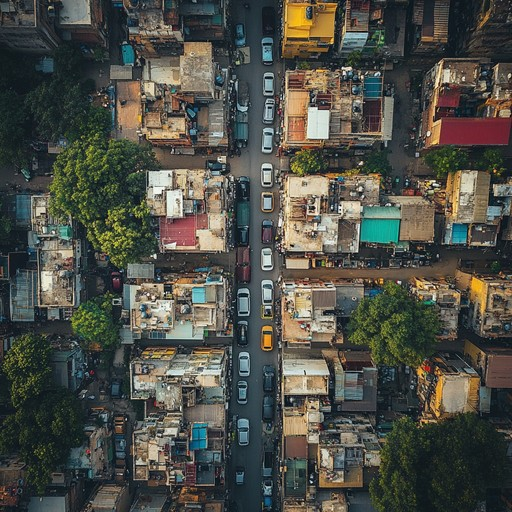
#> input picture images/aerialPhoto1.jpg.jpeg, 512 x 512 px
$ python -i boundary_detector.py   (imports and definitions only)   (older library calls are emulated)
#> lines starting #> are read from the running program, lines starting #| are printed output that depends on the picture
"""
Boundary detection and structural edge affinity module for cadastral parcels.
Combines multi-scale morphological gradients, Canny edge detection with Otsu thresholding,
and directional line segment detection to delineate crisp parcel boundaries.
"""

import cv2
import numpy as np
from typing import Tuple, Optional


class CadastralBoundaryDetector:
    def __init__(
        self,
        blur_ksize: int = 5,
        morph_ksize: int = 3,
        canny_low_ratio: float = 0.5,
        canny_high_ratio: float = 1.2
    ):
        self.blur_ksize = blur_ksize
        self.morph_ksize = morph_ksize
        self.canny_low_ratio = canny_low_ratio
        self.canny_high_ratio = canny_high_ratio

    def extract_boundary_map(self, image_rgb: np.ndarray) -> np.ndarray:
        """
        Extracts a normalized continuous boundary probability/affinity map [0.0, 1.0]
        from an aerial RGB image.
        """
        gray = cv2.cvtColor(image_rgb, cv2.COLOR_RGB2GRAY)
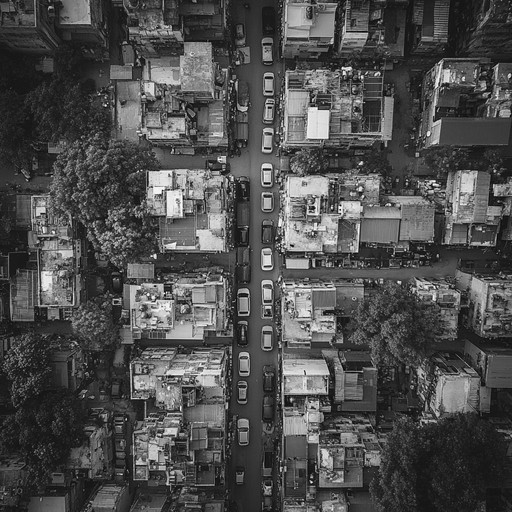
#> gray: shape (512, 512); min 0, max 255, mean 77.7

        # 1. Bilateral filtering to preserve sharp cadastral edges while smoothing roof/foliage noise
        filtered = cv2.bilateralFilter(gray, d=7, sigmaColor=50, sigmaSpace=50)
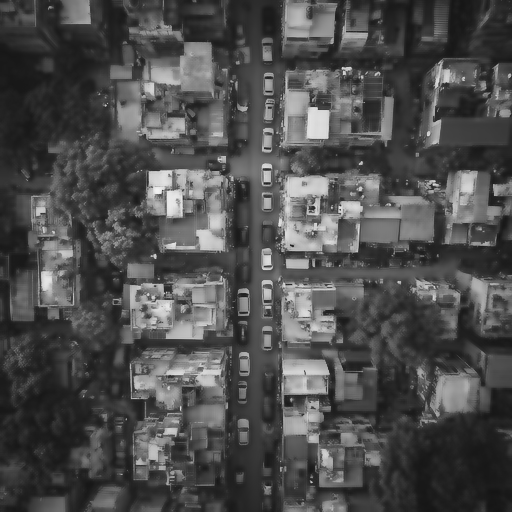
#> filtered: shape (512, 512); min 21, max 241, mean 77.4

        # 2. Multi-scale Morphological Gradient
        kernel = cv2.getStructuringElement(cv2.MORPH_RECT, (self.morph_ksize, self.morph_ksize))
        morph_grad = cv2.morphologyEx(filtered, cv2.MORPH_GRADIENT, kernel)
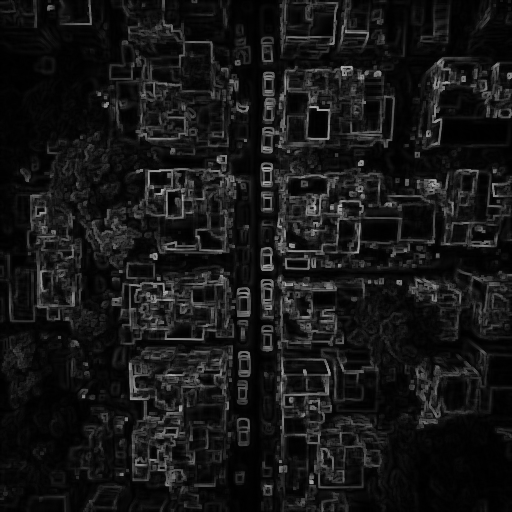
#> morph_grad: shape (512, 512); min 0, max 177, mean 21.9

        # 3. Adaptive Otsu-based Canny edge detection
        high_thresh, _ = cv2.threshold(filtered, 0, 255, cv2.THRESH_BINARY + cv2.THRESH_OTSU)
#> high_thresh = 97
        low_thresh = high_thresh * self.canny_low_ratio
#> low_thresh = 48.5
        high_thresh = high_thresh * self.canny_high_ratio
#> high_thresh = 116.4
        canny = cv2.Canny(filtered, low_thresh, high_thresh)
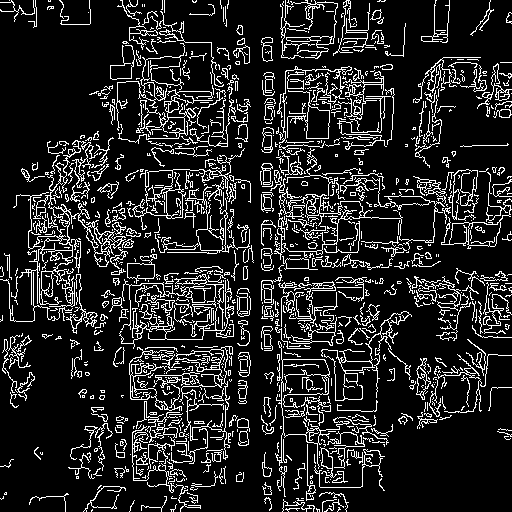
#> canny: shape (512, 512); 14.3% white in thin lines or dots

        # 4. Scharr / Sobel gradient magnitude
        grad_x = cv2.Scharr(filtered, cv2.CV_32F, 1, 0)
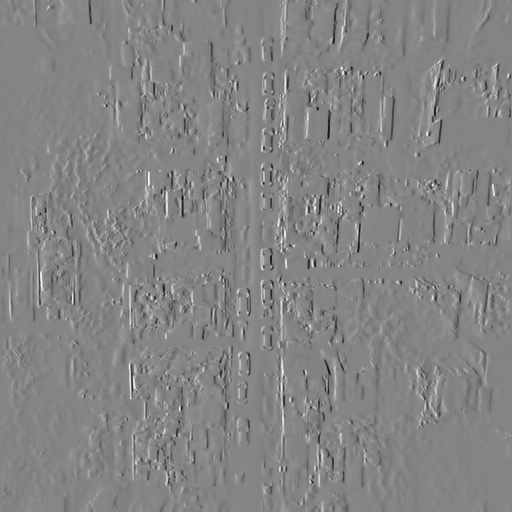
#> grad_x: shape (512, 512) float32; min -2715, max 2509, mean 0.9; drawn with min black and max white
        grad_y = cv2.Scharr(filtered, cv2.CV_32F, 0, 1)
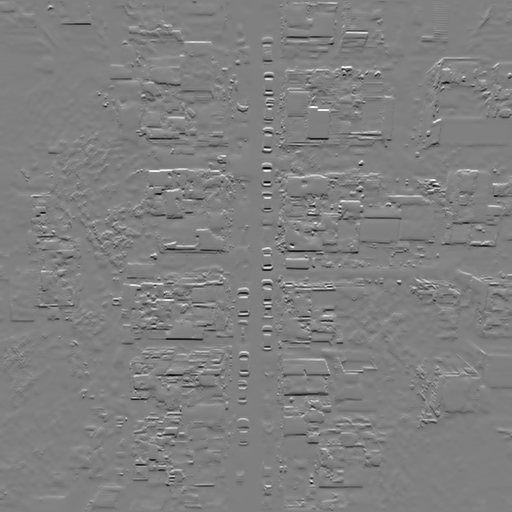
#> grad_y: shape (512, 512) float32; min -2715, max 2691, mean 0.3; drawn with min black and max white
        magnitude = cv2.magnitude(grad_x, grad_y)
        cv2.normalize(magnitude, magnitude, 0, 255, cv2.NORM_MINMAX)
        magnitude = magnitude.astype(np.uint8)

        # 5. Fusion of edge features
        fused = cv2.addWeighted(morph_grad, 0.4, magnitude, 0.35, 0)
        fused = cv2.addWeighted(fused, 1.0, canny, 0.25, 0)
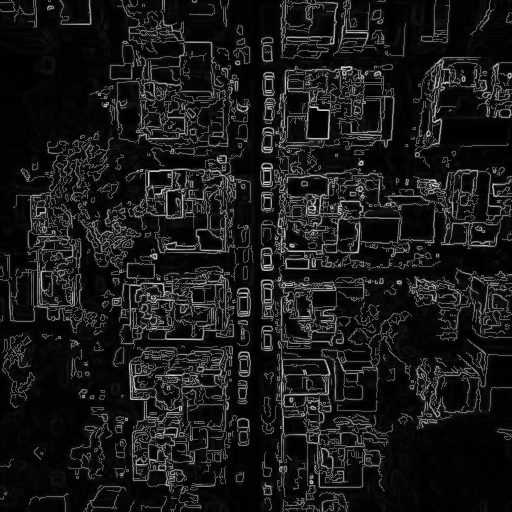
#> fused: shape (512, 512); min 0, max 220, mean 25.2

        # Normalize to [0.0, 1.0]
        boundary_map = fused.astype(np.float32) / 255.0
        return boundary_map

    def extract_straight_segments(self, binary_edges: np.ndarray, min_line_len: int = 30) -> list:
        """
        Detects prominent straight line segments (walls, compound boundaries, roads)
        using probabilistic Hough Transform.
        """
        lines = cv2.HoughLinesP(
            binary_edges,
            rho=1,
            theta=np.pi / 180,
            threshold=40,
            minLineLength=min_line_len,
            maxLineGap=10
        )
        if lines is None:
            return []
        return [l[0].tolist() for l in lines]

>>> import cv2
>>> picture = cv2.cvtColor(cv2.imread('../images/aerialPhoto1.jpg.jpeg'), cv2.COLOR_BGR2RGB)
>>> result = CadastralBoundaryDetector().extract_boundary_map(picture)

$ run again, on images/aerialPhoto2.jpg.jpeg
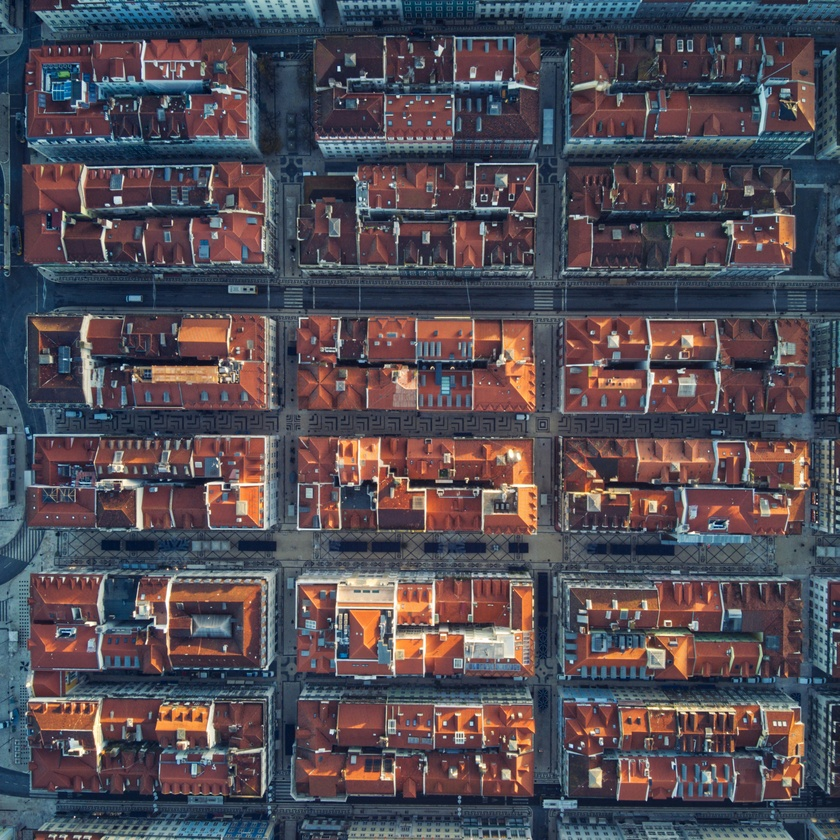
#> input picture images/aerialPhoto2.jpg.jpeg, 840 x 840 px, shrunk from 3969 x 3969 before the run
#> in extract_boundary_map, `high_thresh, _ = cv2.threshold(filtered, 0, 255, cv2.THRESH_BINARY + c..`: high_thresh = 99
#> low_thresh = 49.5
#> in extract_boundary_map, `high_thresh = high_thresh * self.canny_high_ratio`: high_thresh = 118.8
#> in extract_boundary_map, `canny = cv2.Canny(filtered, low_thresh, high_thresh)`:
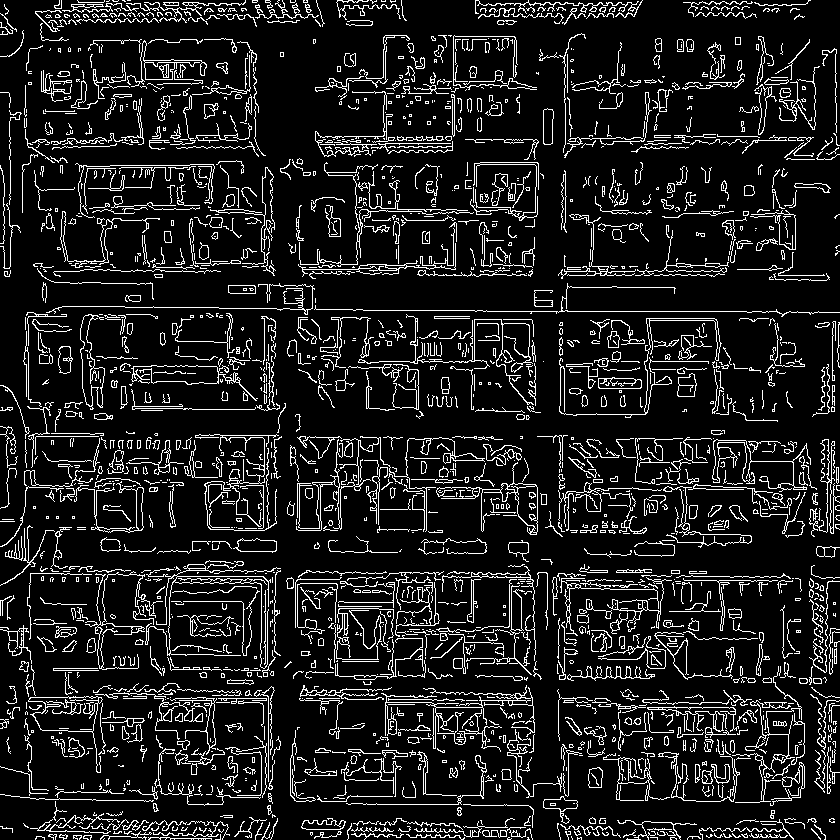
#> canny: shape (840, 840); 11.6% white in thin lines or dots
#> in extract_boundary_map, `grad_y = cv2.Scharr(filtered, cv2.CV_32F, 0, 1)`:
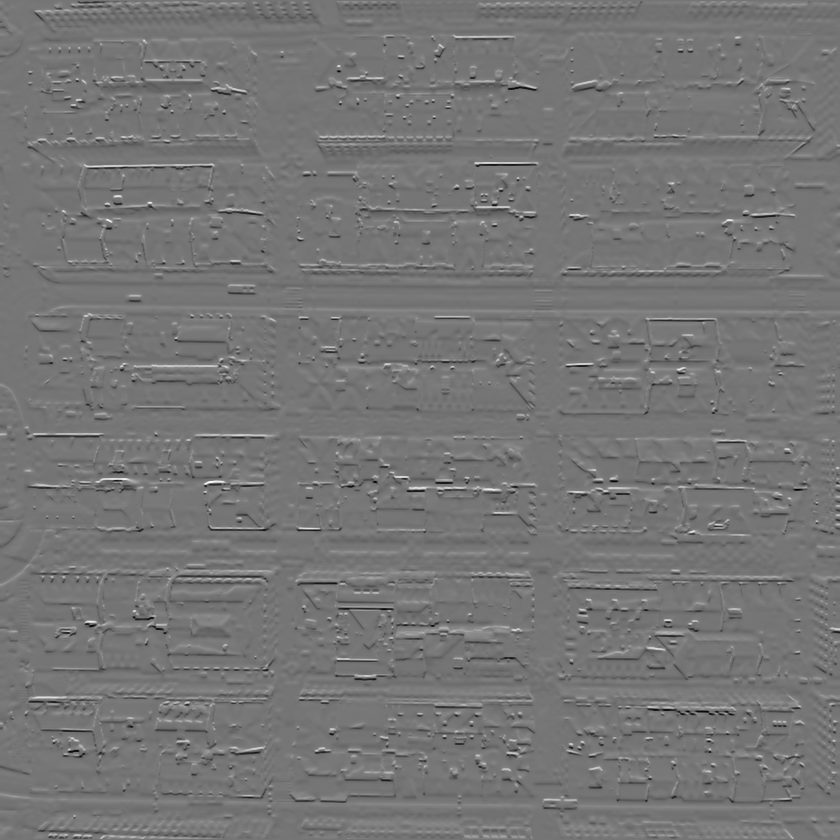
#> grad_y: shape (840, 840) float32; min -2608, max 3033, mean 1.1; drawn with min black and max white

$ run again, on images/aerialPhoto3.jpg.jpeg
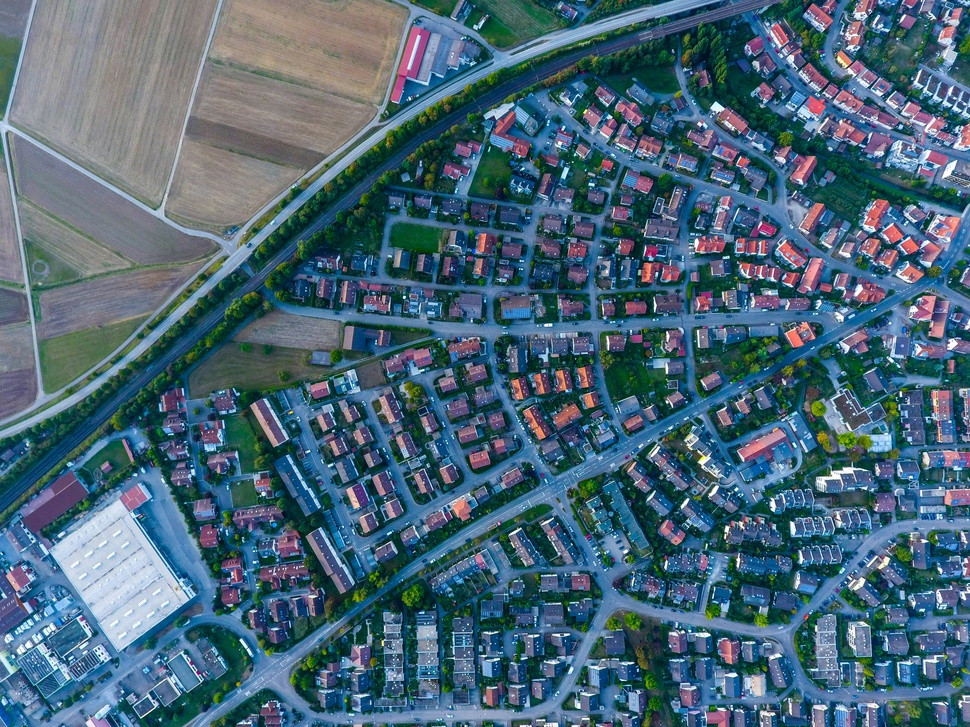
#> input picture images/aerialPhoto3.jpg.jpeg, 970 x 727 px, shrunk from 4000 x 3000 before the run
#> in extract_boundary_map, `high_thresh, _ = cv2.threshold(filtered, 0, 255, cv2.THRESH_BINARY + c..`: high_thresh = 99
#> low_thresh = 49.5
#> in extract_boundary_map, `high_thresh = high_thresh * self.canny_high_ratio`: high_thresh = 118.8
#> in extract_boundary_map, `canny = cv2.Canny(filtered, low_thresh, high_thresh)`:
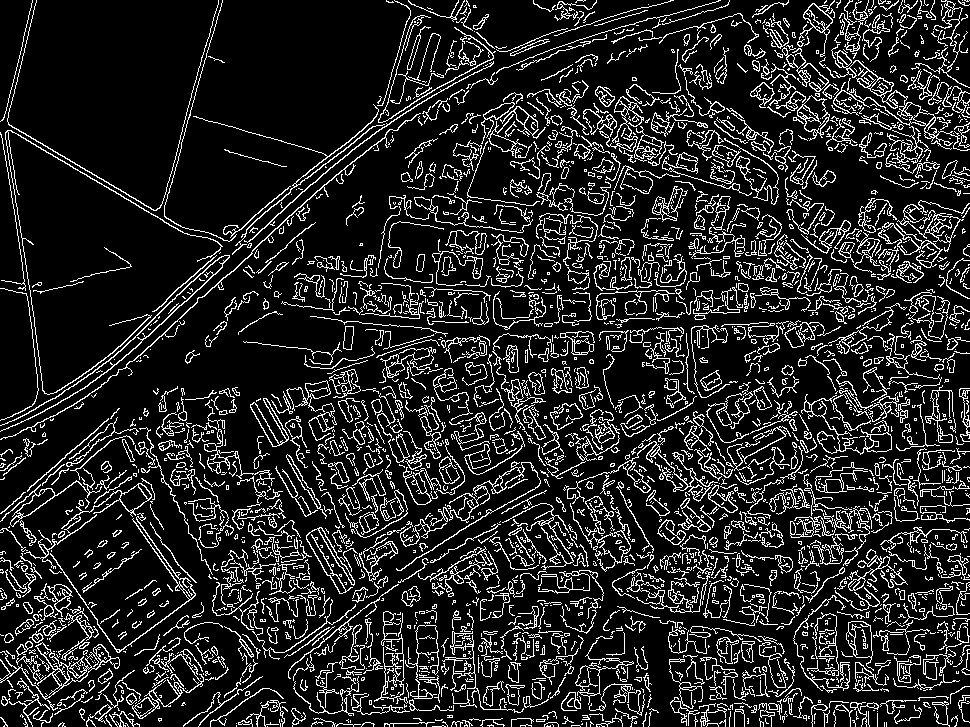
#> canny: shape (727, 970); 14.5% white in thin lines or dots
#> in extract_boundary_map, `magnitude = cv2.magnitude(grad_x, grad_y)`:
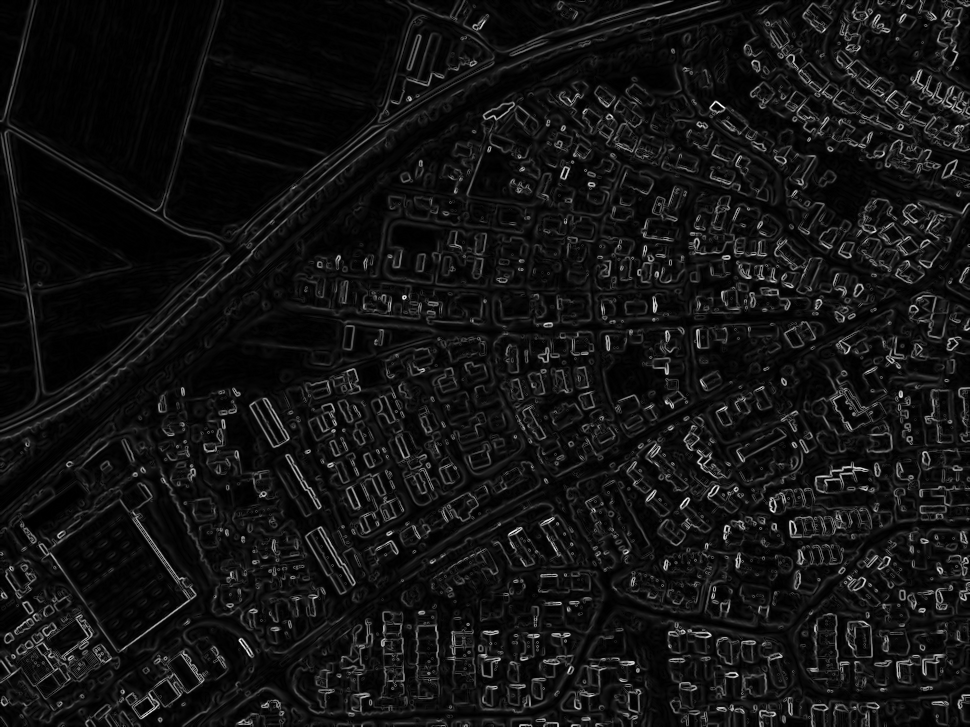
#> magnitude: shape (727, 970) float32; min 0, max 3585.1, mean 273.8; drawn with min black and max white

$ run again, on images/aerialPhoto4.jpg.jpeg
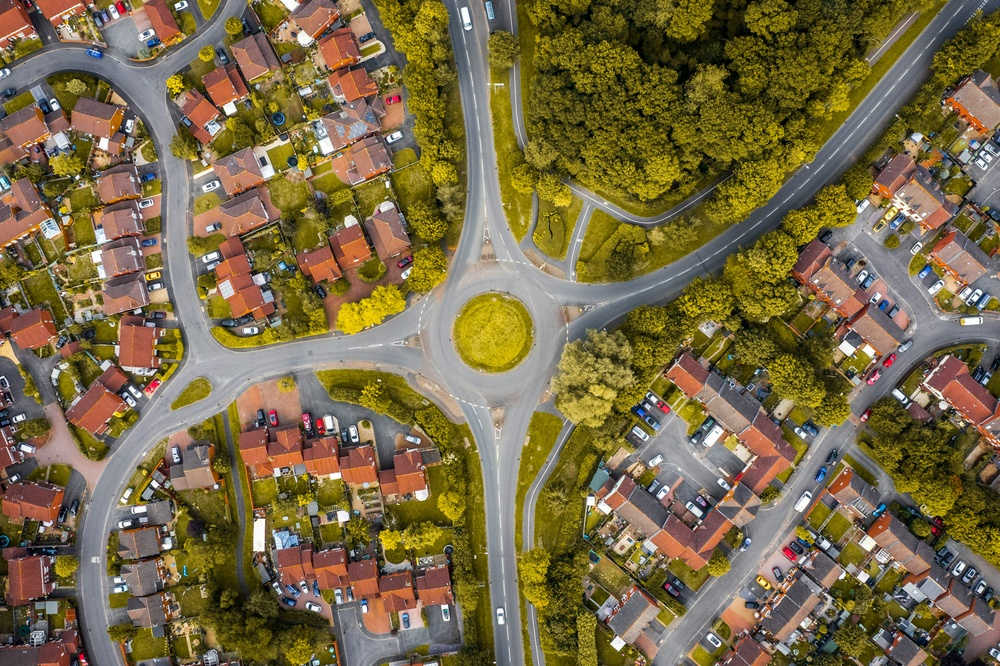
#> input picture images/aerialPhoto4.jpg.jpeg, 1000 x 666 px, shrunk from 4001 x 2665 before the run
#> in extract_boundary_map, `high_thresh, _ = cv2.threshold(filtered, 0, 255, cv2.THRESH_BINARY + c..`: high_thresh = 111
#> low_thresh = 55.5
#> in extract_boundary_map, `high_thresh = high_thresh * self.canny_high_ratio`: high_thresh = 133.2
#> canny: shape (666, 1000); 14.6% white in thin lines or dots
#> in extract_boundary_map, `fused = cv2.addWeighted(fused, 1.0, canny, 0.25, 0)`:
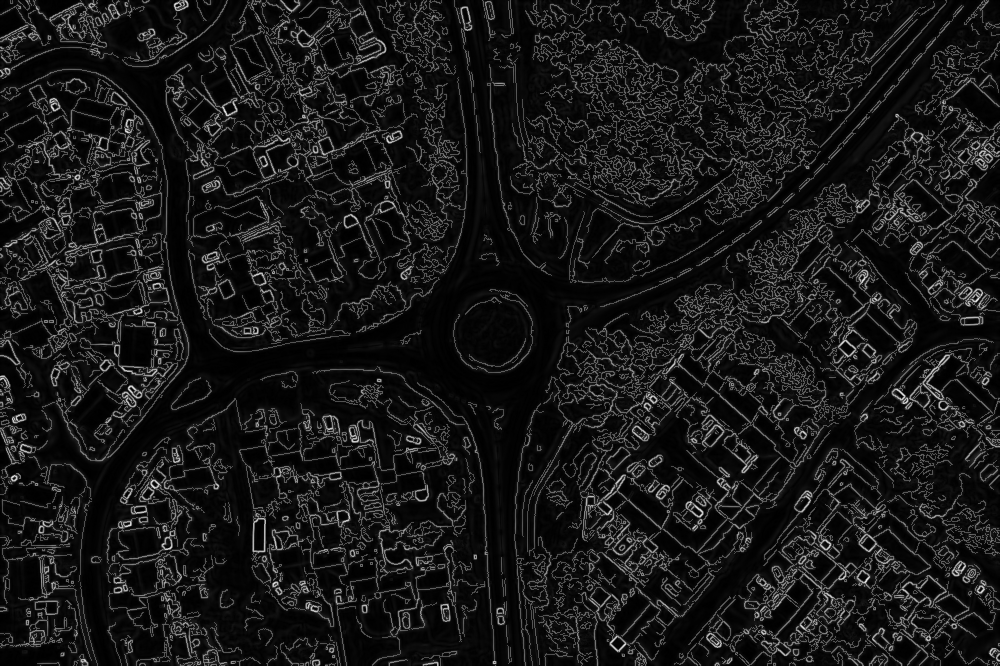
#> fused: shape (666, 1000); min 0, max 231, mean 24.3
